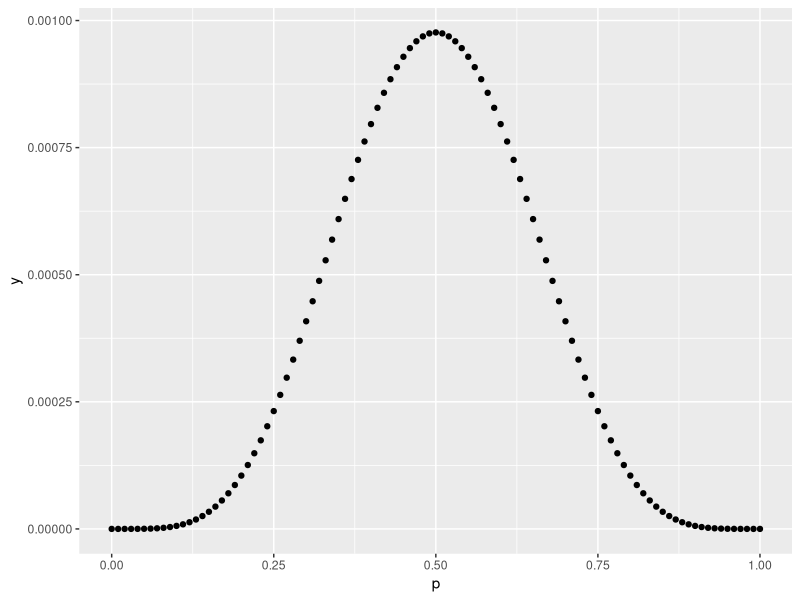
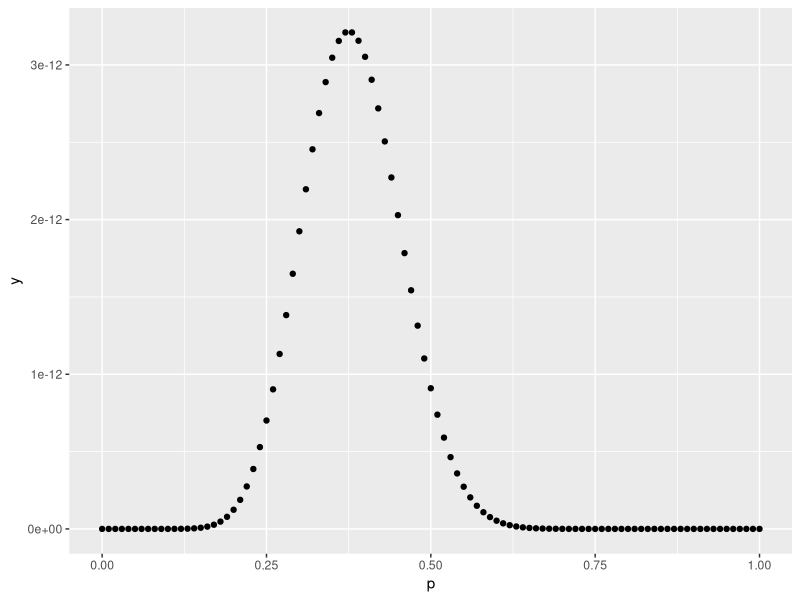

Reproduce these figures in R, in order.
library(dplyr)

# synthetic depression data
depressionData = data.frame( # do not change "depressionData"
  pregnant = c(1,0,1,1),
  depressed = c("yes","yes","no","no") %>% as.factor(),
  hospitalized = c(1, 0, 0, 0) %>% as.logical()
) %>% tbl_df()

# tree: a model that outputs the odds of hospitalization from inputs of data (datums)
tree = data.frame( # do not change "tree"
  splitVariable = c("depressed", "pregnant", NA, NA, NA),
  split = c("yes", 1, NA, NA, NA),
  trueChild = c(2, 4, NA, NA, NA),
  falseChild = c(3, 5, NA, NA, NA),
  odds = c(NA, NA, 0.1, 2, 3)
)


predictOddsOnDataSet = function(tree, data, active = 1) {
  apply(data, 1, (function(x) {predictedOdds(tree=tree, x, active=1)})  )
}

predictedOdds = function(tree, datum, active = 1) {
  
  if(is.na(tree[active,"splitVariable"])) { # leaf of tree, so output value
    
    return(tree$odds[active])
    
  } else {  # internal node of tree, so continue down tree to true/false child
    
    if((datum[[tree[active,"splitVariable"] %>% as.character]] %>% as.character) == tree[active,"split"]) {
      
      return(predictedOdds(tree, datum, active = tree[active,"trueChild"]))
    
    } else {
      
      return(predictedOdds(tree, datum, active = tree[active,"falseChild"]))
      
    }
  }
}

#added quotes to truchild and falsechild when setting the new active node
odds = predictOddsOnDataSet(tree, depressionData)
prob = odds/(odds+1)

data <- cbind(depressionData,prob) %>% tbl_df()
data <- data %>% mutate(pred = prob > 0.5)

data <- data[,c(3,5)]

tp = filter(data,hospitalized == TRUE & pred == TRUE) %>% nrow()
fp = filter(data,hospitalized == FALSE & pred == TRUE) %>% nrow()
fn = filter(data,hospitalized == TRUE & pred == FALSE) %>% nrow()
tn = filter(data,hospitalized == FALSE & pred == FALSE) %>% nrow()

acc <- (tp + tn)/(tp+fp+fn+tn)
sens <- tp/(tp+fn)
spec <- fp/(fp+tn)
prec <- tp/(tp+fp)
recall <- sens

data.frame(acc,sens,spec,prec,recall)

library("ggplot2")

MLE = function(pVector) {
  p <- c()
  y <- c()
  for (i in pVector) {
    result <- (i^5)*(1-i)^5
    p <- c(p,i)
    y <- c(y,result)
  }
  plotData <- data.frame(p,y)
  maxY <- max(plotData$y)
  maxP <- plotData %>% filter(y == maxY)
  print(maxP)
  ggplot(plotData,aes(x = p,y = y)) + geom_point()
}

pVector <- seq(0,1,0.01)

MLE(pVector)

MAP = function(pVector,alpha,beta) {
  p <- c()
  y <- c()
  a <- 5 + (alpha - 1)
  b <- 5 + (beta - 1)
  for (i in pVector) {
    result <- (i^a)*(1-i)^b
    p <- c(p,i)
    y <- c(y,result)
  }
  plotData <- data.frame(p,y)
  maxY <- max(plotData$y)
  maxP <- plotData %>% filter(y == maxY)
  print(maxP)
  ggplot(plotData,aes(x = p,y = y)) + geom_point()
}

MAP(pVector,11,21)
